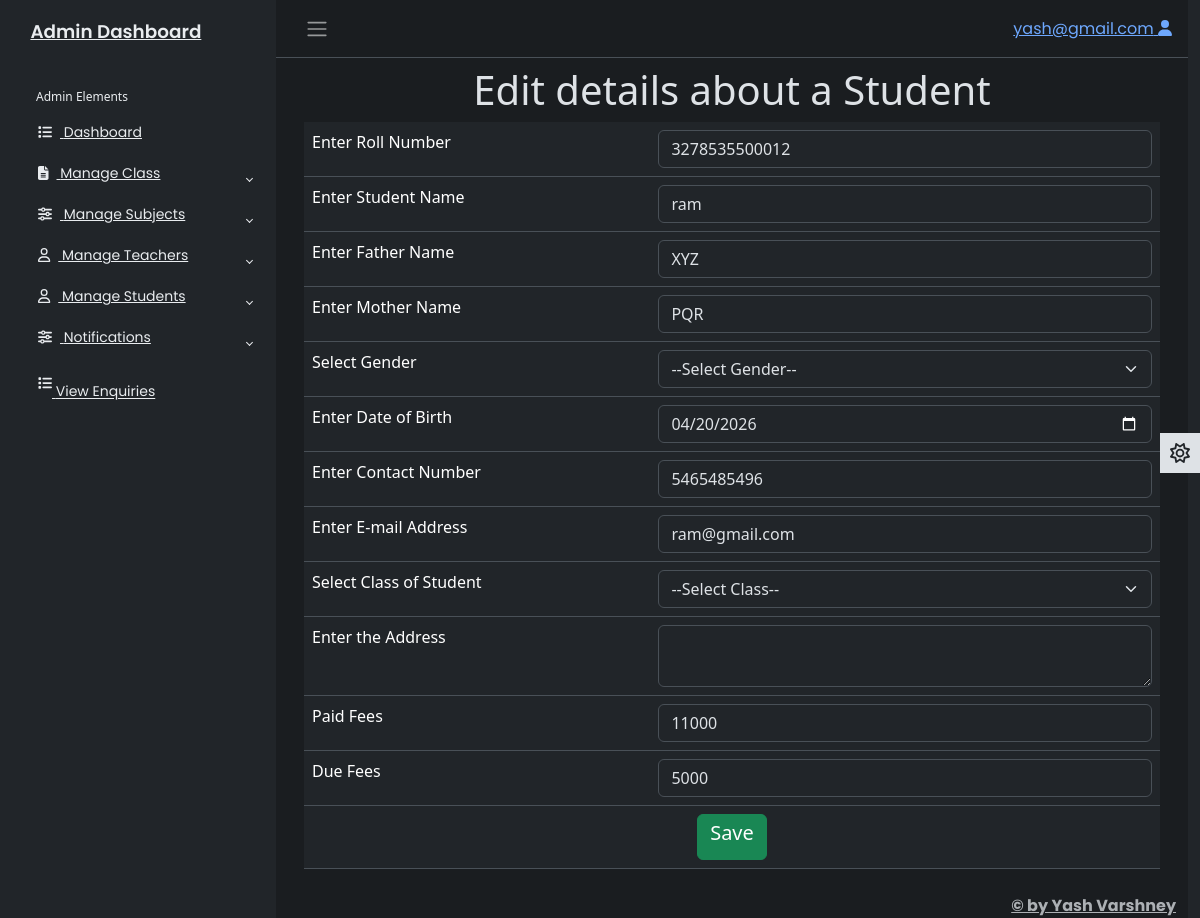
The page /adminapp/editstu/3278535500012 (signed in) on the database its author committed.
### adminapp/models.py (models this page shows)
class Student(models.Model):
    rollno = models.IntegerField(primary_key=True)
    name = models.CharField(max_length=50)
    fname = models.CharField(max_length=50)
    mname = models.CharField(max_length=50)
    gender = models.CharField(max_length=10)
    dob = models.CharField(max_length=15)
    contactno = models.CharField(max_length=20)
    emailaddress = models.EmailField(max_length=50, unique=True)
    address = models.TextField()
    sclass = models.CharField(max_length=30)
    feespaid = models.CharField(max_length=10)
    duefees = models.CharField(max_length=10)
    password = models.CharField(max_length=30)
    pic = models.ImageField(upload_to='')
    created_date = models.DateTimeField()

### adminapp/views.py (the view, shortened to what this page needs)
# urls.py: path('editstu/<rollno>',views.editstu,name = 'editstu'),
@cache_control(no_store = True,no_cache = True,must_revalidate = True)
def editstu(req,rollno):
    try:
      if req.session['adminid']!=None:
        adminid = req.session['adminid']
        cl = Classes.objects.all()
        stul = Student.objects.get(rollno=rollno)
        return render(req,'editstu.html',{'adminid':adminid,'stul':stul,'cl':cl})
    except KeyError:
       return redirect('login')

### adminapp/templates/editstu.html (shortened to what this page needs)
{% extends 'adminbase.html' %}
{% load static %}
{% block admin %}
  <div class="row">
    <div class="col-sm-12">
      <h1 class="text-center">Edit details about a Student</h1>
      <form method="post">
        <table class="table">
          <tr>
            <td>Enter Roll Number</td>
            <td>
              <input type="text" name="rollno" value="{{ stul.rollno }}" class="form-control" readonly />
            </td>
          </tr>
          <tr>
            <td>Enter Student Name</td>
            <td>
              <input type="text" name="name" value="{{ stul.name }}" class="form-control" />
            </td>
          </tr>
          <tr>
            <td>Enter Father Name</td>
            <td>
              <input type="text" name="fname" value="{{ stul.fname }}" class="form-control" />
            </td>
          </tr>
          <tr>
            <td>Enter Mother Name</td>
            <td>
              <input type="text" name="mname" value="{{ stul.mname }}" class="form-control" />
            </td>
          </tr>
          <tr>
            <td>Select Gender</td>
            <td>
              <select name="gender" class="form-select">
                <option>--Select Gender--</option>
              </select>
            </td>
          </tr>
          <tr>
            <td>Enter Date of Birth</td>
            <td>
              <input type="date" name="dob" value="{{ stul.dob }}" class="form-control" />
            </td>
          </tr>
          <tr>
            <td>Enter Contact Number</td>
            <td>
              <input type="number" name="contactno" value="{{ stul.contactno }}" class="form-control" />
            </td>
          </tr>
          <tr>
            <td>Enter E-mail Address</td>
            <td>
              <input type="email" name="emailaddress" value="{{ stul.emailaddress }}" class="form-control" required />
            </td>
          </tr>
          <tr>
            <td>Select Class of Student</td>
            <td>
              <select name="sclass" class="form-select">
                <option value="">--Select Class--</option>
              </select>
            </td>
          </tr>
          <tr>
            <td>Enter the Address</td>
            <td>
              <textarea name="address" class="form-control"></textarea>
            </td>
          </tr>
          <tr>
            <td>Paid Fees</td>
            <td>
              <input type="number" name="feespaid" value="{{ stul.feespaid }}" class="form-control" />
            </td>
          </tr>
          <tr>
            <td>Due Fees</td>
            <td>
              <input type="number" name="duefees" value="{{ stul.duefees }}" class="form-control" />
            </td>
          </tr>
          <tr>
            <td colspan="2" class="text-center">
              <button type="submit" class="btn btn-success"><h5>Save</h5></button>
            </td>
          </tr>
        </table>
      </form>
    </div>
  </div>
{% endblock %}

### adminapp/static/css/adminstyle.css (style rules this page uses)
body { font-family: 'Poppins', sans-serif; font-size: 0.875rem; opacity: 1; overflow-y: scroll; margin: 0; }

### rows shown on the page
Student: rollno "3278535500012", name "ram", fname "XYZ", mname "PQR", dob "04/20/2026", contactno "5465485496", emailaddress "ram@gmail.com", feespaid "11000", duefees "5000"

### other values the page prints
{{ adminid }} "yash@gmail.com"
